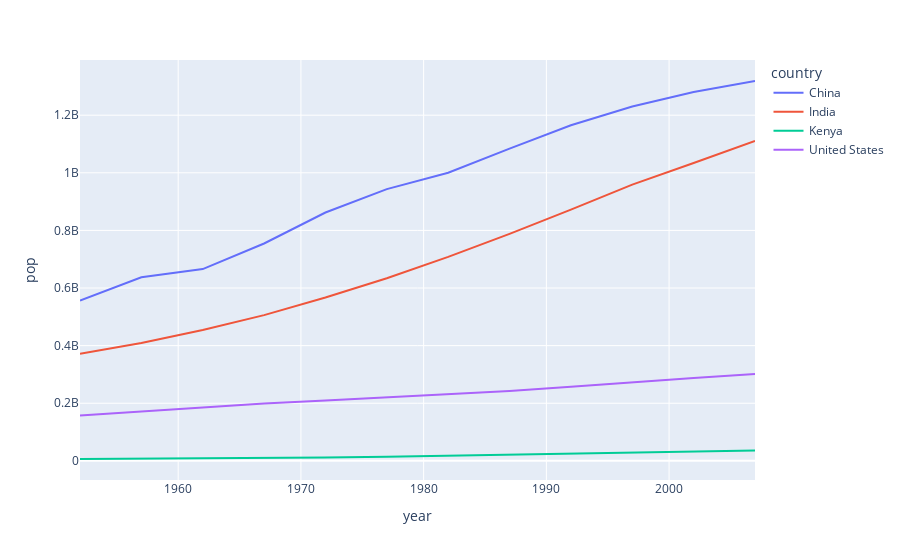

This figure's notebook cell:
### Code cell
px.line(gapminder.query("country == ['India','China','United States','Kenya']"), 'year','pop', color = 'country')

### Figure 1 — Plotly figure (JSON) as saved in the notebook; plotly's stock layout.template omitted (floating-point values rounded to 4 significant figures)
{"data": [{"hovertemplate": "country=China<br>year=%{x}<br>pop=%{y}<extra></extra>", "legendgroup": "China", "line": {"color": "#636efa", "dash": "solid"}, "mode": "lines", "name": "China", "orientation": "v", "showlegend": true, "type": "scatter", "x": [1952, 1957, 1962, 1967, 1972, 1977, 1982, 1987, 1992, 1997, 2002, 2007], "xaxis": "x", "y": [556263527, 637408000, 665770000, 754550000, 862030000, 943455000, 1000281000, 1084035000, 1164970000, 1230075000, 1280400000, 1318683096], "yaxis": "y"}, {"hovertemplate": "country=India<br>year=%{x}<br>pop=%{y}<extra></extra>", "legendgroup": "India", "line": {"color": "#EF553B", "dash": "solid"}, "mode": "lines", "name": "India", "orientation": "v", "showlegend": true, "type": "scatter", "x": [1952, 1957, 1962, 1967, 1972, 1977, 1982, 1987, 1992, 1997, 2002, 2007], "xaxis": "x", "y": [372000000, 409000000, 454000000, 506000000, 567000000, 634000000, 708000000, 788000000, 872000000, 959000000, 1034172547, 1110396331], "yaxis": "y"}, {"hovertemplate": "country=Kenya<br>year=%{x}<br>pop=%{y}<extra></extra>", "legendgroup": "Kenya", "line": {"color": "#00cc96", "dash": "solid"}, "mode": "lines", "name": "Kenya", "orientation": "v", "showlegend": true, "type": "scatter", "x": [1952, 1957, 1962, 1967, 1972, 1977, 1982, 1987, 1992, 1997, 2002, 2007], "xaxis": "x", "y": [6464046, 7454779, 8678557, 10191512, 12044785, 14500404, 17661452, 21198082, 25020539, 28263827, 31386842, 35610177], "yaxis": "y"}, {"hovertemplate": "country=United States<br>year=%{x}<br>pop=%{y}<extra></extra>", "legendgroup": "United States", "line": {"color": "#ab63fa", "dash": "solid"}, "mode": "lines", "name": "United States", "orientation": "v", "showlegend": true, "type": "scatter", "x": [1952, 1957, 1962, 1967, 1972, 1977, 1982, 1987, 1992, 1997, 2002, 2007], "xaxis": "x", "y": [157553000, 171984000, 186538000, 198712000, 209896000, 220239000, 232187835, 242803533, 256894189, 272911760, 287675526, 301139947], "yaxis": "y"}], "layout": {"legend": {"title": {"text": "country"}, "tracegroupgap": 0}, "margin": {"t": 60}, "xaxis": {"anchor": "y", "domain": [0, 1], "title": {"text": "year"}}, "yaxis": {"anchor": "x", "domain": [0, 1], "title": {"text": "pop"}}}}
